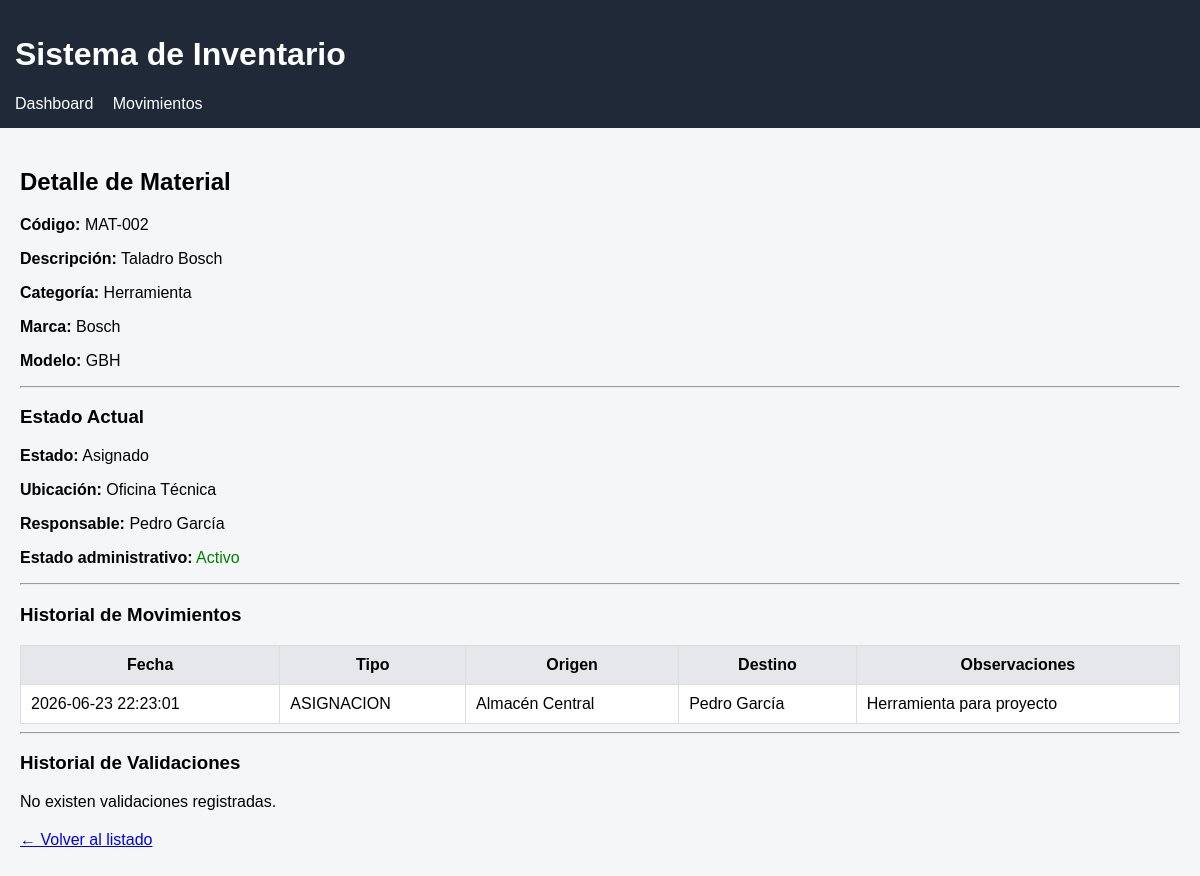
Page /material.php?codigo=MAT-002 on the committed database.
### tables this page shows
CREATE TABLE material (
    id_material INT AUTO_INCREMENT PRIMARY KEY,
    codigo VARCHAR(50) UNIQUE,
    descripcion TEXT,
    categoria VARCHAR(100),
    marca VARCHAR(100),
    modelo VARCHAR(100),
    fecha_alta TIMESTAMP DEFAULT CURRENT_TIMESTAMP,
    activo TINYINT(1) DEFAULT 1
);

CREATE TABLE estado_material (
    id_estado INT AUTO_INCREMENT PRIMARY KEY,
    nombre VARCHAR(100) NOT NULL,
    descripcion TEXT
);

CREATE TABLE ubicacion (
    id_ubicacion INT AUTO_INCREMENT PRIMARY KEY,
    nombre VARCHAR(150) NOT NULL,
    descripcion TEXT,
    tipo VARCHAR(100)
);

CREATE TABLE usuario (
    id_usuario INT AUTO_INCREMENT PRIMARY KEY,
    nombre VARCHAR(150) NOT NULL,
    email VARCHAR(150) UNIQUE NOT NULL,
    cargo VARCHAR(100),
    activo TINYINT(1) DEFAULT 1
);

CREATE TABLE movimiento_material (
    id_movimiento INT AUTO_INCREMENT PRIMARY KEY,
    id_material INT NOT NULL,
    id_usuario_origen INT NULL,
    id_usuario_destino INT NULL,
    id_ubicacion_origen INT NULL,
    id_ubicacion_destino INT NULL,
    tipo_movimiento VARCHAR(100),
    fecha_movimiento TIMESTAMP DEFAULT CURRENT_TIMESTAMP,
    observaciones TEXT,

    FOREIGN KEY (id_material) REFERENCES material(id_material),
    FOREIGN KEY (id_usuario_origen) REFERENCES usuario(id_usuario),
    FOREIGN KEY (id_usuario_destino) REFERENCES usuario(id_usuario),
    FOREIGN KEY (id_ubicacion_origen) REFERENCES ubicacion(id_ubicacion),
    FOREIGN KEY (id_ubicacion_destino) REFERENCES ubicacion(id_ubicacion)
);

### material.php (the view, shortened to what this page needs)
<?php
require_once 'db.php';
require_once 'includes/header.php';
$codigo = $_GET['codigo'] ?? null;
$sql = "
SELECT
    m.id_material,
    m.codigo,
    m.descripcion,
    m.categoria,
    m.marca,
    m.modelo,
    m.activo,
    em.nombre AS estado,
    u.nombre AS usuario,
    ub.nombre AS ubicacion
FROM material m
LEFT JOIN estado_actual_material eam
    ON m.id_material = eam.id_material
LEFT JOIN estado_material em
    ON eam.id_estado = em.id_estado
LEFT JOIN usuario u
    ON eam.id_usuario_actual = u.id_usuario
LEFT JOIN ubicacion ub
    ON eam.id_ubicacion_actual = ub.id_ubicacion
WHERE m.codigo = ?
";
$stmt = $pdo->prepare($sql);
$stmt->execute([$codigo]);
$material = $stmt->fetch(PDO::FETCH_ASSOC);
$sql2 = "
SELECT
    mm.id_movimiento,
    mm.fecha_movimiento,
    mm.tipo_movimiento,
    mm.observaciones,
    uo.nombre AS usuario_origen,
    ud.nombre AS usuario_destino,
    ubo.nombre AS ubicacion_origen,
    ubd.nombre AS ubicacion_destino
FROM movimiento_material mm
LEFT JOIN usuario uo
    ON mm.id_usuario_origen = uo.id_usuario
LEFT JOIN usuario ud
    ON mm.id_usuario_destino = ud.id_usuario
LEFT JOIN ubicacion ubo
    ON mm.id_ubicacion_origen = ubo.id_ubicacion
LEFT JOIN ubicacion ubd
    ON mm.id_ubicacion_destino = ubd.id_ubicacion
WHERE mm.id_material = ?
ORDER BY mm.fecha_movimiento DESC
";
$stmt2 = $pdo->prepare($sql2);
$stmt2->execute([$material['id_material']]);
$movimientos = $stmt2->fetchAll(PDO::FETCH_ASSOC);
$sql3 = "
SELECT
    vd.fecha_validacion,
    vd.resultado,
    vd.observaciones,
    u.nombre AS validador,
    mm.tipo_movimiento
FROM validacion_devolucion vd
JOIN movimiento_material mm
    ON vd.id_movimiento = mm.id_movimiento
LEFT JOIN usuario u
    ON vd.id_validador = u.id_usuario
WHERE mm.id_material = ?
ORDER BY vd.fecha_validacion DESC
";
$stmt3 = $pdo->prepare($sql3);
$stmt3->execute([$material['id_material']]);
$validaciones = $stmt3->fetchAll(PDO::FETCH_ASSOC);
?>
<h2>Detalle de Material</h2>
<p><b>Código:</b> <?= htmlspecialchars($material['codigo']) ?></p>
<p><b>Descripción:</b> <?= htmlspecialchars($material['descripcion']) ?></p>
<p><b>Categoría:</b> <?= htmlspecialchars($material['categoria'] ?? '-') ?></p>
<p><b>Marca:</b> <?= htmlspecialchars($material['marca'] ?? '-') ?></p>
<p><b>Modelo:</b> <?= htmlspecialchars($material['modelo'] ?? '-') ?></p>
<hr>
<h3>Estado Actual</h3>
<p><b>Estado:</b> <?= htmlspecialchars($material['estado'] ?? '-') ?></p>
<p><b>Ubicación:</b> <?= htmlspecialchars($material['ubicacion'] ?? '-') ?></p>
<p><b>Responsable:</b>
    <?= $material['usuario']
        ? htmlspecialchars($material['usuario'])
        : 'Sin asignar'; ?>
</p>
<p><b>Estado administrativo:</b>
    <?= $material['activo']
        ? '<span style="color:green;">Activo</span>'
        : '<span style="color:red;">Dado de baja</span>'; ?>
</p>
<hr>
<h3>Historial de Movimientos</h3>
<?php if (empty($movimientos)): ?>
    <p>No existen movimientos registrados.</p>
<?php else: ?>
<table>
    <tr>
        <th>Fecha</th>
        <th>Tipo</th>
        <th>Origen</th>
        <th>Destino</th>
        <th>Observaciones</th>
    </tr>
    <?php foreach ($movimientos as $mov): ?>
    <?php
    $origen = [];
    if ($mov['ubicacion_origen']) $origen[] = $mov['ubicacion_origen'];
    $destino = [];
    if ($mov['usuario_destino']) $destino[] = $mov['usuario_destino'];
    ?>
    <tr>
        <td><?= htmlspecialchars($mov['fecha_movimiento']) ?></td>
        <td><?= htmlspecialchars($mov['tipo_movimiento']) ?></td>
        <td><?= $origen ? htmlspecialchars(implode(' / ', $origen)) : '—' ?></td>
        <td><?= $destino ? htmlspecialchars(implode(' / ', $destino)) : '—' ?></td>
        <td><?= htmlspecialchars($mov['observaciones'] ?? '') ?></td>
    </tr>
    <?php endforeach; ?>
</table>
<?php endif; ?>
<hr>
<h3>Historial de Validaciones</h3>
<?php if (empty($validaciones)): ?>
    <p>No existen validaciones registradas.</p>
<?php endif; ?>
<p style="margin-top:20px;">
    <a href="index.php">← Volver al listado</a>
</p>
<?php require_once 'includes/footer.php'; ?>

### css/estilos.css (style rules this page uses)
body { font-family: Arial; margin: 0; background: #f4f6f8; }
table { width: 100%; border-collapse: collapse; background: white; }
th, td { padding: 10px; border: 1px solid #ddd; }
th { background: #e5e7eb; }

### rows in the picture
material: codigo "MAT-002", descripcion "Taladro Bosch", categoria "Herramienta", marca "Bosch", modelo "GBH", estado_material.nombre "Asignado", ubicacion.nombre "Oficina Técnica", usuario.nombre "Pedro García"
movimiento_material: fecha_movimiento "2026-06-23 22:23:01", tipo_movimiento "ASIGNACION", origen "Almacén Central", destino "Pedro García", observaciones "Herramienta para proyecto"
